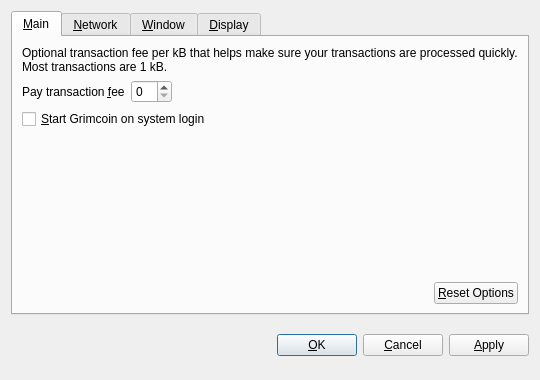
<?xml version="1.0" encoding="UTF-8"?>
<ui version="4.0">
 <class>OptionsDialog</class>
 <widget class="QDialog" name="OptionsDialog">
  <property name="geometry">
   <rect>
    <x>0</x>
    <y>0</y>
    <width>540</width>
    <height>380</height>
   </rect>
  </property>
  <property name="windowTitle">
   <string>Options</string>
  </property>
  <property name="modal">
   <bool>true</bool>
  </property>
  <layout class="QVBoxLayout" name="verticalLayout">
   <item>
    <widget class="QTabWidget" name="tabWidget">
     <property name="tabPosition">
      <enum>QTabWidget::North</enum>
     </property>
     <property name="currentIndex">
      <number>0</number>
     </property>
     <widget class="QWidget" name="tabMain">
      <attribute name="title">
       <string>&amp;Main</string>
      </attribute>
      <layout class="QVBoxLayout" name="verticalLayout_Main">
       <item>
        <widget class="QLabel" name="transactionFeeInfoLabel">
         <property name="text">
          <string>Optional transaction fee per kB that helps make sure your transactions are processed quickly. Most transactions are 1 kB.</string>
         </property>
         <property name="textFormat">
          <enum>Qt::PlainText</enum>
         </property>
         <property name="wordWrap">
          <bool>true</bool>
         </property>
        </widget>
       </item>
       <item>
        <layout class="QHBoxLayout" name="horizontalLayout_1_Main">
         <item>
          <widget class="QLabel" name="transactionFeeLabel">
           <property name="text">
            <string>Pay transaction &amp;fee</string>
           </property>
           <property name="textFormat">
            <enum>Qt::PlainText</enum>
           </property>
           <property name="buddy">
            <cstring>transactionFee</cstring>
           </property>
          </widget>
         </item>
         <item>
          <widget class="BitcoinAmountField" name="transactionFee"/>
         </item>
         <item>
          <spacer name="horizontalSpacer_1_Main">
           <property name="orientation">
            <enum>Qt::Horizontal</enum>
           </property>
           <property name="sizeHint" stdset="0">
            <size>
             <width>40</width>
             <height>20</height>
            </size>
           </property>
          </spacer>
         </item>
        </layout>
       </item>
       <item>
        <widget class="QCheckBox" name="bitcoinAtStartup">
         <property name="toolTip">
          <string>Automatically start Grimcoin after logging in to the system.</string>
         </property>
         <property name="text">
          <string>&amp;Start Grimcoin on system login</string>
         </property>
        </widget>
       </item>
       <item>
        <spacer name="verticalSpacer_Main">
         <property name="orientation">
          <enum>Qt::Vertical</enum>
         </property>
         <property name="sizeHint" stdset="0">
          <size>
           <width>20</width>
           <height>40</height>
          </size>
         </property>
        </spacer>
       </item>
       <item>
        <layout class="QHBoxLayout" name="horizontalLayout_2_Main">
         <item>
          <spacer name="horizontalSpacer_2_Main">
           <property name="orientation">
            <enum>Qt::Horizontal</enum>
           </property>
           <property name="sizeHint" stdset="0">
            <size>
             <width>40</width>
             <height>20</height>
            </size>
           </property>
          </spacer>
         </item>
         <item>
          <widget class="QPushButton" name="resetButton">
           <property name="toolTip">
            <string>Reset all client options to default.</string>
           </property>
           <property name="text">
            <string>&amp;Reset Options</string>
           </property>
           <property name="autoDefault">
            <bool>false</bool>
           </property>
          </widget>
         </item>
        </layout>
       </item>
      </layout>
     </widget>
     <widget class="QWidget" name="tabNetwork">
      <attribute name="title">
       <string>&amp;Network</string>
      </attribute>
      <layout class="QVBoxLayout" name="verticalLayout_Network">
       <item>
        <widget class="QCheckBox" name="mapPortUpnp">
         <property name="toolTip">
          <string>Automatically open the Grimcoin client port on the router. This only works when your router supports UPnP and it is enabled.</string>
         </property>
         <property name="text">
          <string>Map port using &amp;UPnP</string>
         </property>
        </widget>
       </item>
       <item>
        <widget class="QCheckBox" name="connectSocks">
         <property name="toolTip">
          <string>Connect to the Grimcoin network through a SOCKS proxy (e.g. when connecting through Tor).</string>
         </property>
         <property name="text">
          <string>&amp;Connect through SOCKS proxy:</string>
         </property>
        </widget>
       </item>
       <item>
        <layout class="QHBoxLayout" name="horizontalLayout_Network">
         <item>
          <widget class="QLabel" name="proxyIpLabel">
           <property name="text">
            <string>Proxy &amp;IP:</string>
           </property>
           <property name="textFormat">
            <enum>Qt::PlainText</enum>
           </property>
           <property name="buddy">
            <cstring>proxyIp</cstring>
           </property>
          </widget>
         </item>
         <item>
          <widget class="QValidatedLineEdit" name="proxyIp">
           <property name="maximumSize">
            <size>
             <width>140</width>
             <height>16777215</height>
            </size>
           </property>
           <property name="toolTip">
            <string>IP address of the proxy (e.g. 127.0.0.1)</string>
           </property>
          </widget>
         </item>
         <item>
          <widget class="QLabel" name="proxyPortLabel">
           <property name="text">
            <string>&amp;Port:</string>
           </property>
           <property name="textFormat">
            <enum>Qt::PlainText</enum>
           </property>
           <property name="buddy">
            <cstring>proxyPort</cstring>
           </property>
          </widget>
         </item>
         <item>
          <widget class="QLineEdit" name="proxyPort">
           <property name="maximumSize">
            <size>
             <width>55</width>
             <height>16777215</height>
            </size>
           </property>
           <property name="toolTip">
            <string>Port of the proxy (e.g. 9050)</string>
           </property>
          </widget>
         </item>
         <item>
          <widget class="QLabel" name="socksVersionLabel">
           <property name="text">
            <string>SOCKS &amp;Version:</string>
           </property>
           <property name="textFormat">
            <enum>Qt::PlainText</enum>
           </property>
           <property name="buddy">
            <cstring>socksVersion</cstring>
           </property>
          </widget>
         </item>
         <item>
          <widget class="QValueComboBox" name="socksVersion">
           <property name="toolTip">
            <string>SOCKS version of the proxy (e.g. 5)</string>
           </property>
          </widget>
         </item>
         <item>
          <spacer name="horizontalSpacer_Network">
           <property name="orientation">
            <enum>Qt::Horizontal</enum>
           </property>
           <property name="sizeHint" stdset="0">
            <size>
             <width>40</width>
             <height>20</height>
            </size>
           </property>
          </spacer>
         </item>
        </layout>
       </item>
       <item>
        <spacer name="verticalSpacer_Network">
         <property name="orientation">
          <enum>Qt::Vertical</enum>
         </property>
         <property name="sizeHint" stdset="0">
          <size>
           <width>20</width>
           <height>40</height>
          </size>
         </property>
        </spacer>
       </item>
      </layout>
     </widget>
     <widget class="QWidget" name="tabWindow">
      <attribute name="title">
       <string>&amp;Window</string>
      </attribute>
      <layout class="QVBoxLayout" name="verticalLayout_Window">
       <item>
        <widget class="QCheckBox" name="minimizeToTray">
         <property name="toolTip">
          <string>Show only a tray icon after minimizing the window.</string>
         </property>
         <property name="text">
          <string>&amp;Minimize to the tray instead of the taskbar</string>
         </property>
        </widget>
       </item>
       <item>
        <widget class="QCheckBox" name="minimizeOnClose">
         <property name="toolTip">
          <string>Minimize instead of exit the application when the window is closed. When this option is enabled, the application will be closed only after selecting Quit in the menu.</string>
         </property>
         <property name="text">
          <string>M&amp;inimize on close</string>
         </property>
        </widget>
       </item>
       <item>
        <spacer name="verticalSpacer_Window">
         <property name="orientation">
          <enum>Qt::Vertical</enum>
         </property>
         <property name="sizeHint" stdset="0">
          <size>
           <width>20</width>
           <height>40</height>
          </size>
         </property>
        </spacer>
       </item>
      </layout>
     </widget>
     <widget class="QWidget" name="tabDisplay">
      <attribute name="title">
       <string>&amp;Display</string>
      </attribute>
      <layout class="QVBoxLayout" name="verticalLayout_Display">
       <item>
        <layout class="QHBoxLayout" name="horizontalLayout_1_Display">
         <item>
          <widget class="QLabel" name="langLabel">
           <property name="text">
            <string>User Interface &amp;language:</string>
           </property>
           <property name="textFormat">
            <enum>Qt::PlainText</enum>
           </property>
           <property name="buddy">
            <cstring>lang</cstring>
           </property>
          </widget>
         </item>
         <item>
          <widget class="QValueComboBox" name="lang">
           <property name="toolTip">
            <string>The user interface language can be set here. This setting will take effect after restarting Grimcoin.</string>
           </property>
          </widget>
         </item>
        </layout>
       </item>
       <item>
        <layout class="QHBoxLayout" name="horizontalLayout_2_Display">
         <item>
          <widget class="QLabel" name="unitLabel">
           <property name="text">
            <string>&amp;Unit to show amounts in:</string>
           </property>
           <property name="textFormat">
            <enum>Qt::PlainText</enum>
           </property>
           <property name="buddy">
            <cstring>unit</cstring>
           </property>
          </widget>
         </item>
         <item>
          <widget class="QValueComboBox" name="unit">
           <property name="toolTip">
            <string>Choose the default subdivision unit to show in the interface and when sending coins.</string>
           </property>
          </widget>
         </item>
        </layout>
       </item>
       <item>
        <widget class="QCheckBox" name="displayAddresses">
         <property name="toolTip">
          <string>Whether to show Grimcoin addresses in the transaction list or not.</string>
         </property>
         <property name="text">
          <string>&amp;Display addresses in transaction list</string>
         </property>
        </widget>
       </item>
       <item>
        <spacer name="verticalSpacer_Display">
         <property name="orientation">
          <enum>Qt::Vertical</enum>
         </property>
         <property name="sizeHint" stdset="0">
          <size>
           <width>20</width>
           <height>40</height>
          </size>
         </property>
        </spacer>
       </item>
      </layout>
     </widget>
    </widget>
   </item>
   <item>
    <layout class="QHBoxLayout" name="horizontalLayout_Buttons">
     <item>
      <spacer name="horizontalSpacer_1">
       <property name="orientation">
        <enum>Qt::Horizontal</enum>
       </property>
       <property name="sizeHint" stdset="0">
        <size>
         <width>40</width>
         <height>48</height>
        </size>
       </property>
      </spacer>
     </item>
     <item>
      <widget class="QLabel" name="statusLabel">
       <property name="font">
        <font>
         <weight>75</weight>
         <bold>true</bold>
        </font>
       </property>
       <property name="text">
        <string/>
       </property>
       <property name="textFormat">
        <enum>Qt::PlainText</enum>
       </property>
       <property name="wordWrap">
        <bool>true</bool>
       </property>
      </widget>
     </item>
     <item>
      <spacer name="horizontalSpacer_2">
       <property name="orientation">
        <enum>Qt::Horizontal</enum>
       </property>
       <property name="sizeHint" stdset="0">
        <size>
         <width>40</width>
         <height>48</height>
        </size>
       </property>
      </spacer>
     </item>
     <item>
      <widget class="QPushButton" name="okButton">
       <property name="text">
        <string>&amp;OK</string>
       </property>
      </widget>
     </item>
     <item>
      <widget class="QPushButton" name="cancelButton">
       <property name="text">
        <string>&amp;Cancel</string>
       </property>
       <property name="autoDefault">
        <bool>false</bool>
       </property>
      </widget>
     </item>
     <item>
      <widget class="QPushButton" name="applyButton">
       <property name="text">
        <string>&amp;Apply</string>
       </property>
       <property name="autoDefault">
        <bool>false</bool>
       </property>
      </widget>
     </item>
    </layout>
   </item>
  </layout>
 </widget>
 <customwidgets>
  <customwidget>
   <class>BitcoinAmountField</class>
   <extends>QSpinBox</extends>
   <header>bitcoinamountfield.h</header>
  </customwidget>
  <customwidget>
   <class>QValueComboBox</class>
   <extends>QComboBox</extends>
   <header>qvaluecombobox.h</header>
  </customwidget>
  <customwidget>
   <class>QValidatedLineEdit</class>
   <extends>QLineEdit</extends>
   <header>qvalidatedlineedit.h</header>
  </customwidget>
 </customwidgets>
 <resources/>
 <connections/>
</ui>
